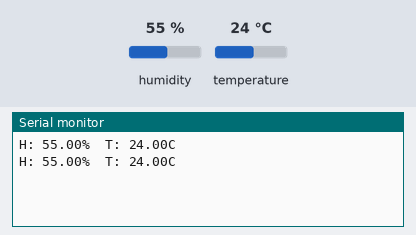
The sketch below on a simulated Arduino Uno, built with avr-gcc and run on an emulated ATmega328P. Shown: the last lines printed to the serial monitor. The test bench sets the inputs (shaded band); at power-on: humidity 55 %, temperature 24 °C.

Above: at 3.2 s.
3.3 s: humidity set to 22 %
At 4.8 s:
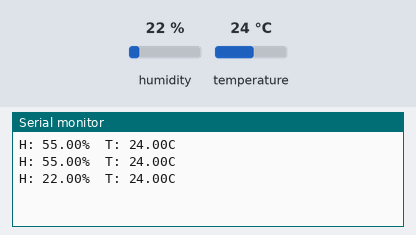
6.0 s: temperature set to 12 °C
At 6.9 s:
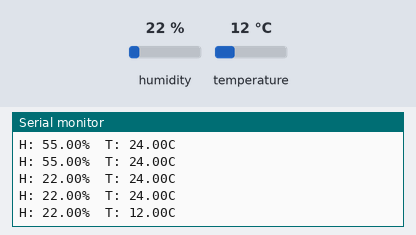
8.7 s: humidity set to 40 %
At 9.5 s:
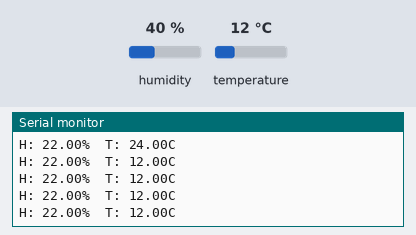
Timing chart, 0 to 11.7 s (numbered marks = the images above; inputs shaded):
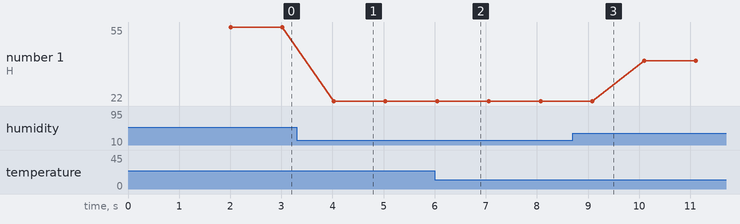

The sketch:

web3Uno.ino
```cpp
#include "DHT.h"
#include <SoftwareSerial.h>
#define DHTPIN A0

#define DHTTYPE DHT22 // DHT 22 (AM2302), AM2321

SoftwareSerial espSerial(5,6);

DHT dht(DHTPIN, DHTTYPE);
String str;

void setup(){
Serial.begin(9600);
espSerial.begin(9600);
dht.begin();
delay(2000);
}
void loop()
{
float h = dht.readHumidity();
// Read temperature as Celsius (the default)
float t = dht.readTemperature();
Serial.print("H: ");
Serial.print(h);
Serial.print("% ");
Serial.print(" T: ");
Serial.print(t);
Serial.println("C");
//str =String("coming from arduino: ")+String("H= ")+String(h)+String("T= ")+String(t);
//espSerial.println(str);

//str = String(t);
espSerial.println(t);


delay(1000);
}
```

Measured:
- after the input at 3.3 s, the serial monitor: prints a new line after 0.73 s (image 1)
- after the input at 6.0 s, the serial monitor: prints a new line after 0.05 s (image 2)
- plotted number 1: 55 → 22 after the input at 3.3 s, 22 → 40 after the input at 8.7 s
